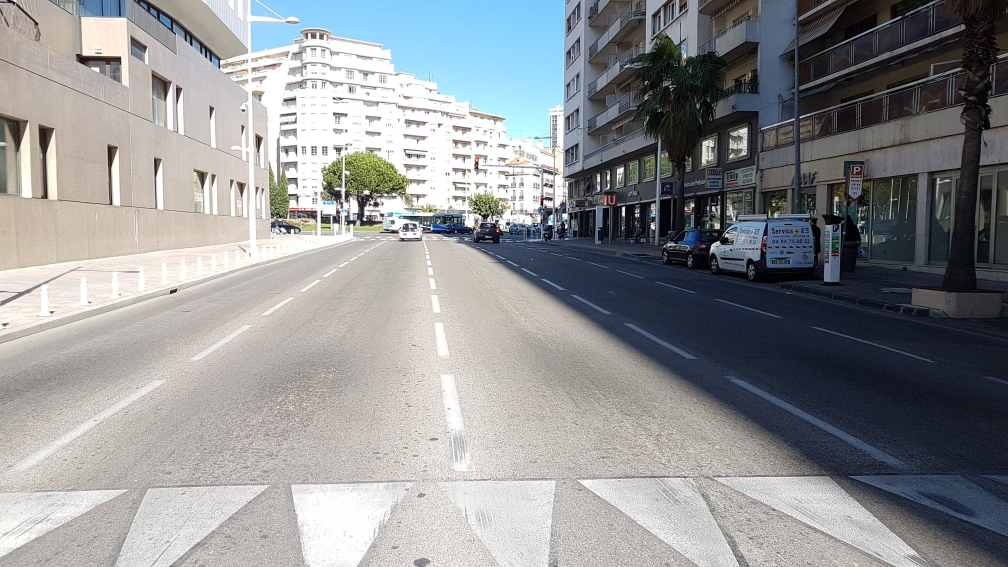
#> input picture Images_rue/Image9.jpg, 2016 x 1134 px (shown at 1/2 size)
$ python hough.py
#> lines starting #> are read from the running program, lines starting #| are printed output that depends on the picture; after the words box and inside, x2 and y2 are one past the last pixel; in counts of white or black regions, pixels touching at a corner belong together
import cv2
from matplotlib.pyplot import *
import numpy
import math

img1 = cv2.imread("../Images_rue/Image9.jpg")
#> img1 is the input picture: shape (1134, 2016, 3); mean B, G, R 147, 145.4, 143.8
blue,green,red = cv2.split(img1)
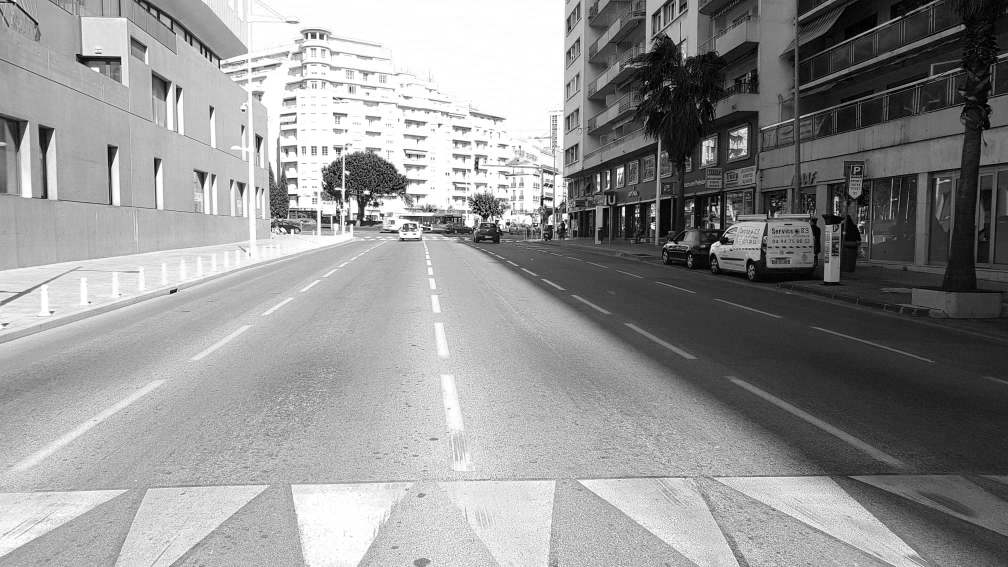
#> blue: shape (1134, 2016) (shown at 1/2 size); min 0, max 255, mean 147
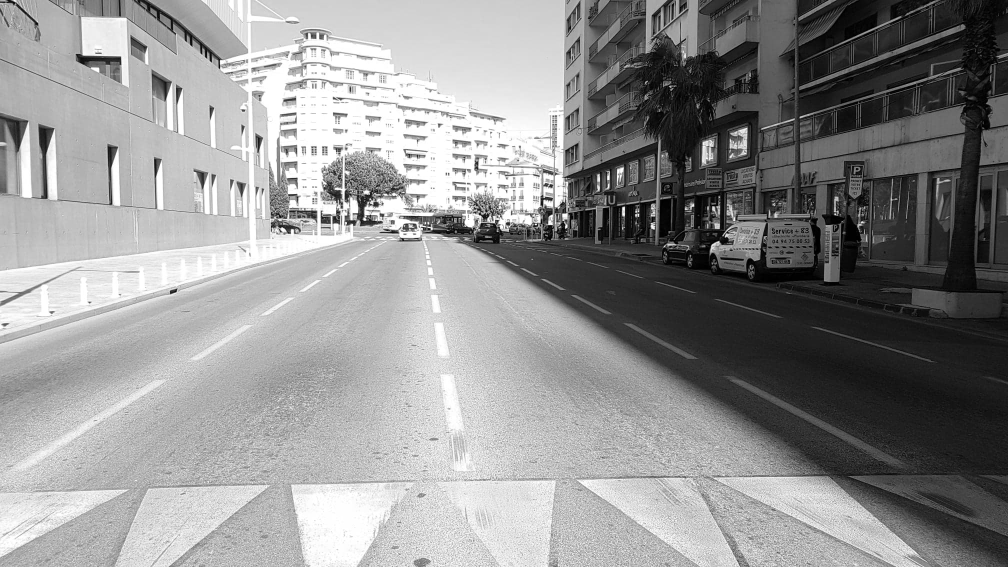
#> green: shape (1134, 2016) (shown at 1/2 size); min 0, max 255, mean 145.4
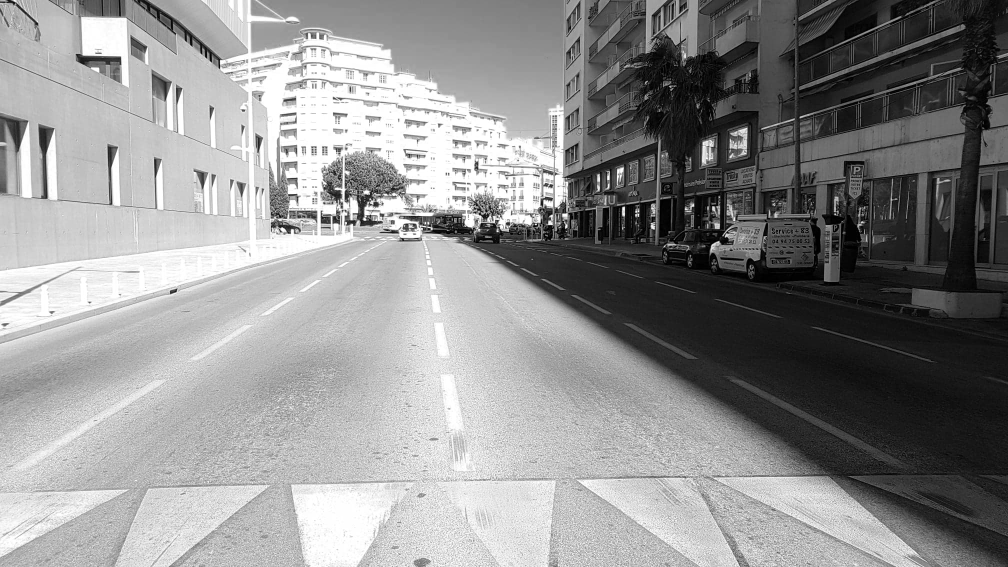
#> red: shape (1134, 2016) (shown at 1/2 size); min 0, max 255, mean 143.8

blur = cv2.GaussianBlur(img1, (5,5),0)
#hsv = cv2.cvtColor(blur, cv2.COLOR_BGR2GRAY)
low_color = np.array([245, 245, 245])
up_color = np.array([255,255,255])
mask = cv2.inRange(blur, low_color, up_color)
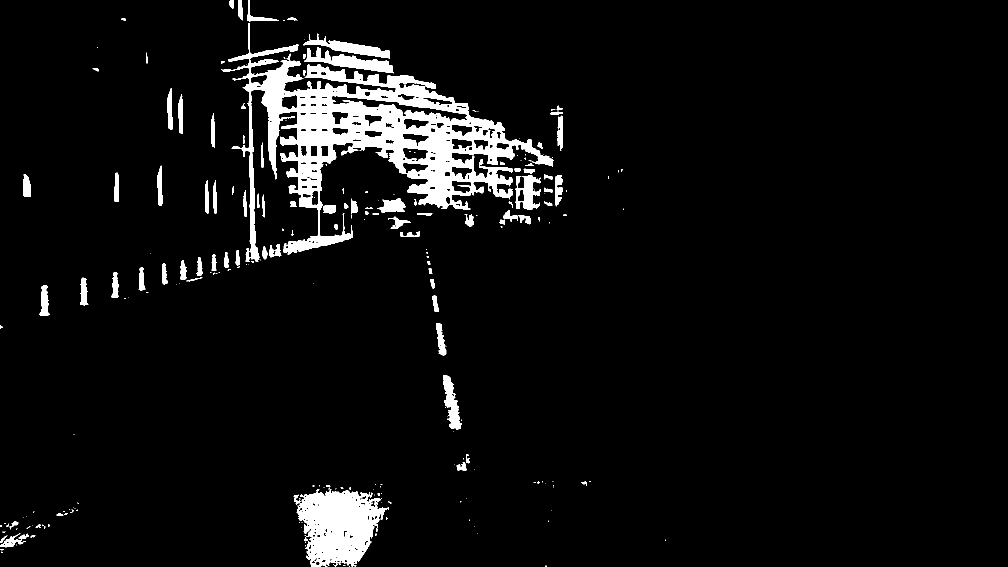
#> mask: shape (1134, 2016) (shown at 1/2 size); 5.4% white; 240 white regions (143 under 20 px), largest, box (x1, y1, x2, y2) and area: (443, 46, 1107, 524) 75296, (593, 978, 778, 1134) 18429, (608, 95, 788, 147) 3344
edges = cv2.Canny(mask, 150, 200)
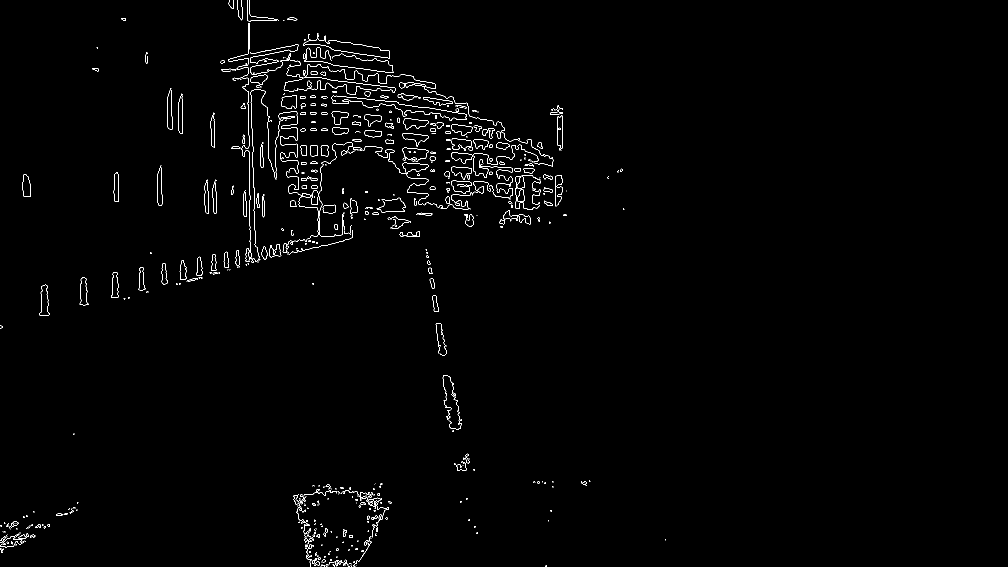
#> edges: shape (1134, 2016) (shown at 1/2 size); 1% white in thin lines or dots, all inside (x1, y1, x2, y2) = (0, 0, 1332, 1134)

cv2.imwrite("./test.jpg", mask)
# [9 lines of commented-out code are left out]

$ run again, with Images_rue/Image0.jpg copied over Images_rue/Image9.jpg
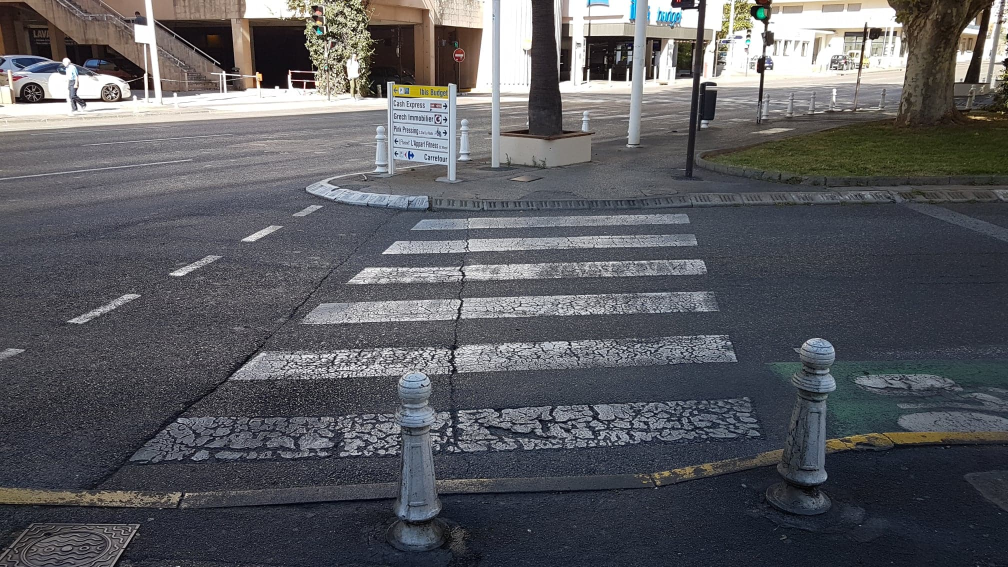
#> input picture Images_rue/Image0.jpg, 2016 x 1134 px (shown at 1/2 size)
#> img1 is the input picture: shape (1134, 2016, 3); mean B, G, R 95.4, 91, 90.4
#> `mask = cv2.inRange(blur, low_color, up_color)`:
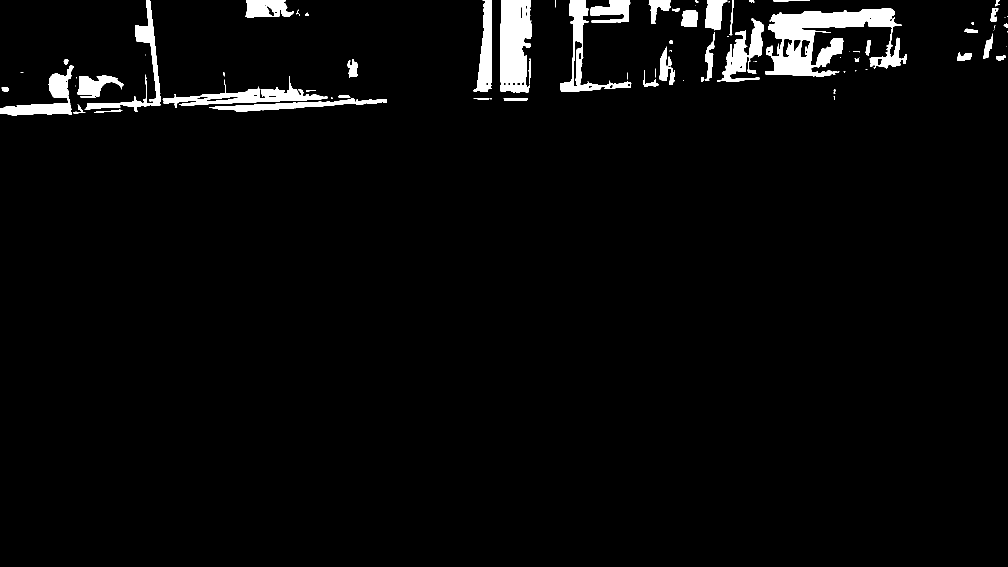
#> mask: shape (1134, 2016) (shown at 1/2 size); 3.3% white; 82 white regions (30 under 20 px), largest, box (x1, y1, x2, y2) and area: (1530, 17, 1814, 153) 17492, (1001, 0, 1063, 185) 9809, (325, 152, 655, 216) 5523
#> `edges = cv2.Canny(mask, 150, 200)`:
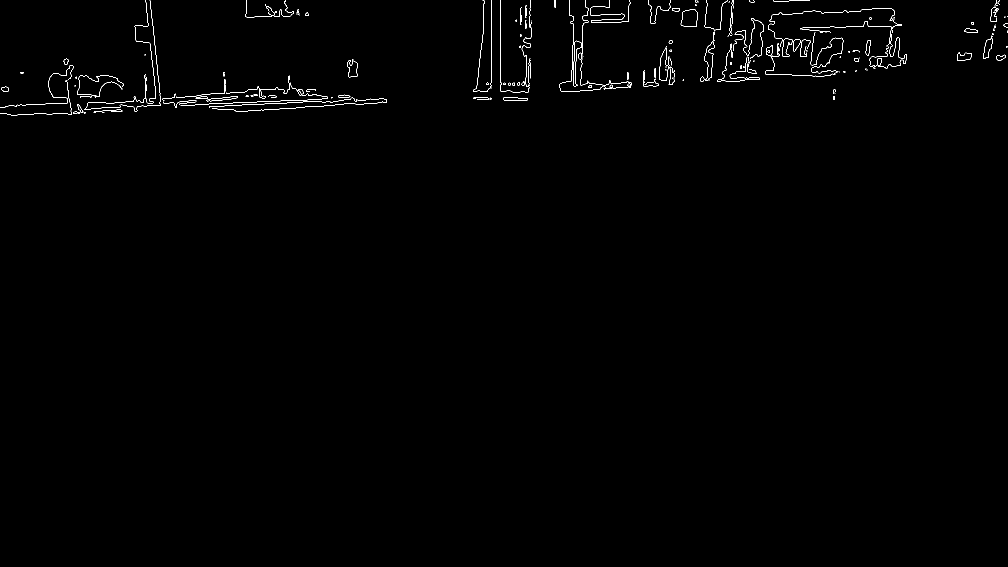
#> edges: shape (1134, 2016) (shown at 1/2 size); 0.55% white in thin lines or dots, all inside (x1, y1, x2, y2) = (0, 0, 2016, 231)

$ run again, with Images_rue/Image1.jpg copied over Images_rue/Image9.jpg
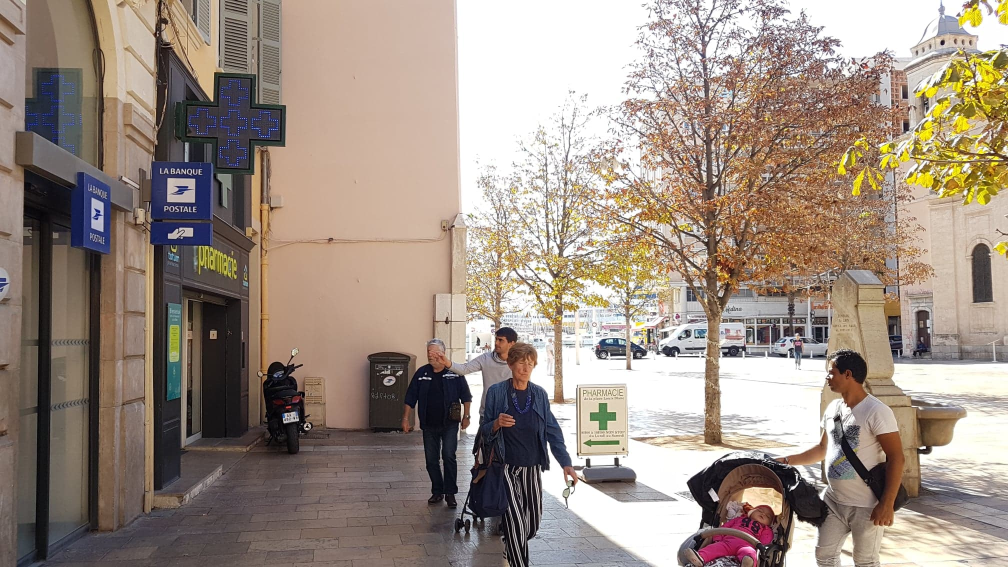
#> input picture Images_rue/Image1.jpg, 2016 x 1134 px (shown at 1/2 size)
#> img1 is the input picture: shape (1134, 2016, 3); mean B, G, R 131.3, 142.3, 156.6
#> `mask = cv2.inRange(blur, low_color, up_color)`:
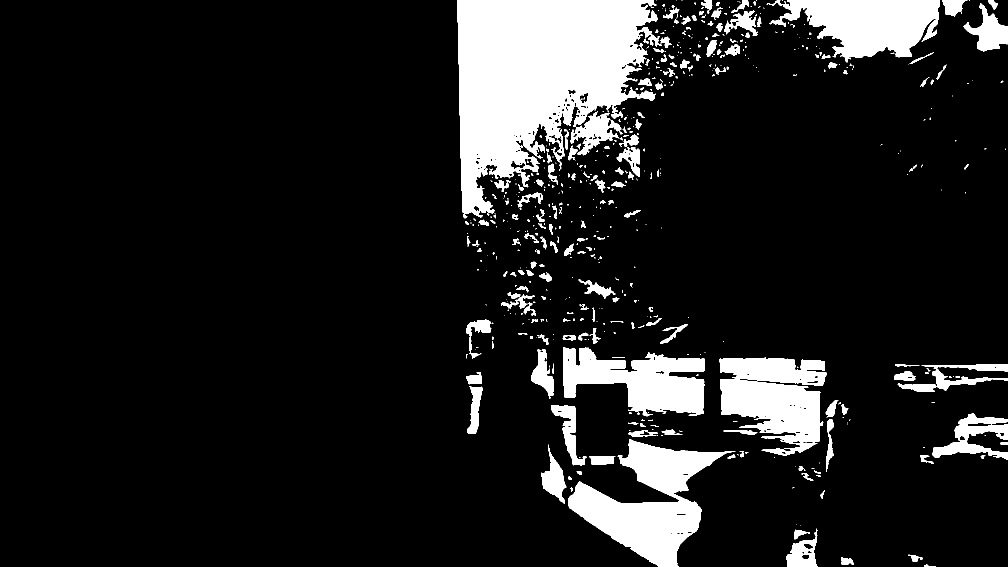
#> mask: shape (1134, 2016) (shown at 1/2 size); 12% white; 581 white regions (373 under 20 px), largest, box (x1, y1, x2, y2) and area: (914, 0, 1324, 435) 104411, (1136, 878, 1471, 1134) 34957, (1533, 0, 1880, 125) 25557
#> `edges = cv2.Canny(mask, 150, 200)`:
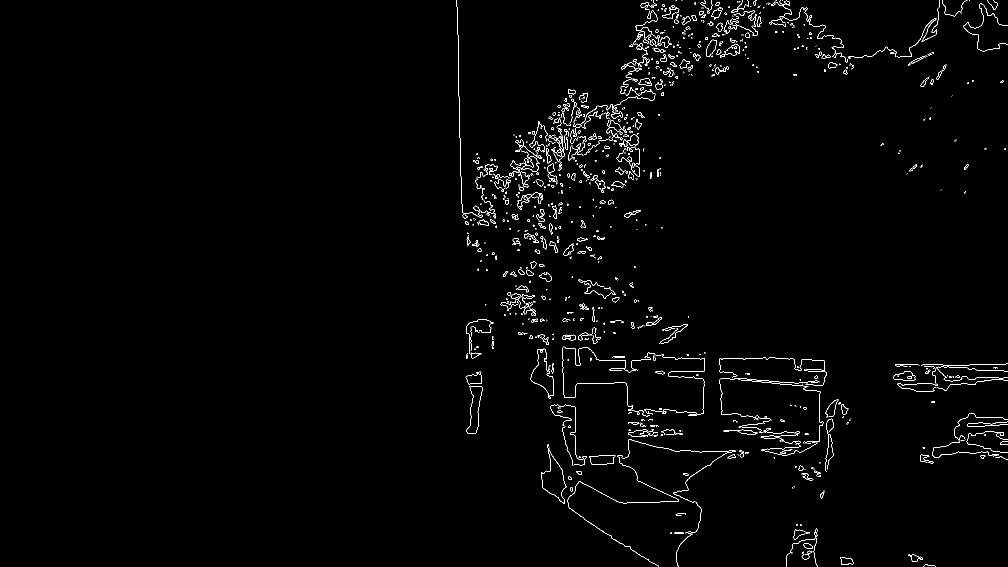
#> edges: shape (1134, 2016) (shown at 1/2 size); 1.2% white in thin lines or dots, all inside (x1, y1, x2, y2) = (913, 0, 2016, 1134)

$ run again, with Images_rue/Image10.jpg copied over Images_rue/Image9.jpg
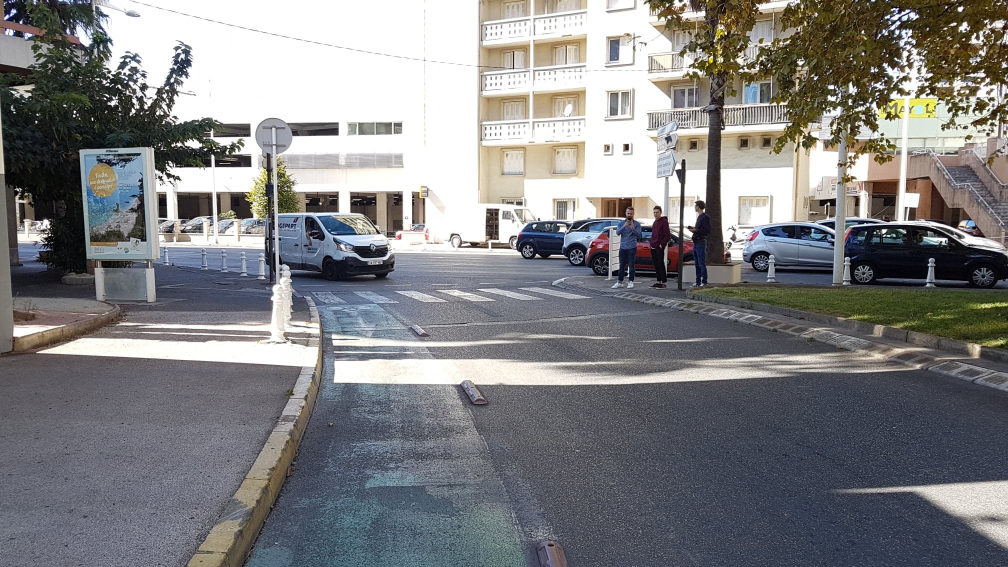
#> input picture Images_rue/Image10.jpg, 2016 x 1134 px (shown at 1/2 size)
#> img1 is the input picture: shape (1134, 2016, 3); mean B, G, R 130.2, 128.9, 128.8
#> `mask = cv2.inRange(blur, low_color, up_color)`:
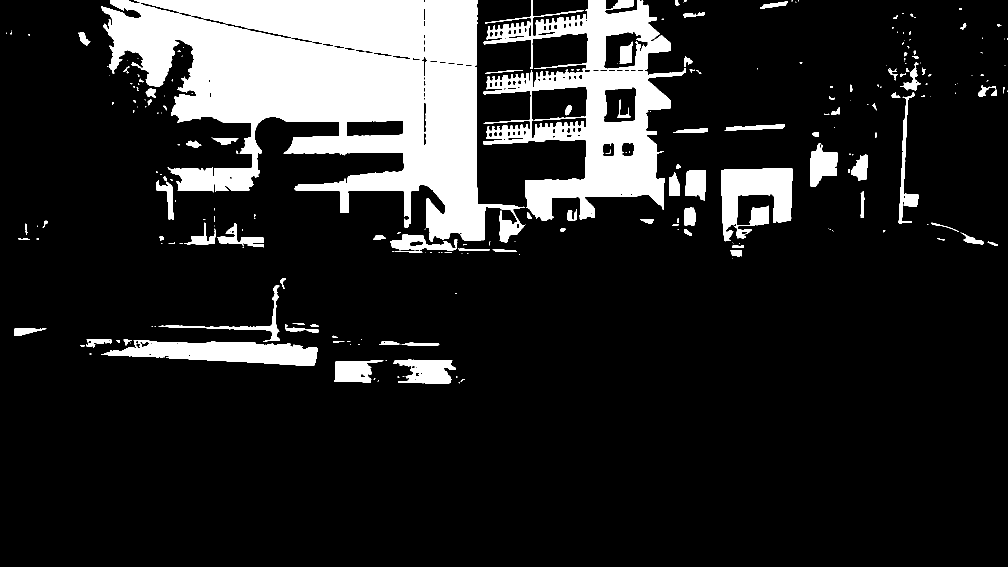
#> mask: shape (1134, 2016) (shown at 1/2 size); 15.2% white; 244 white regions (144 under 20 px), largest, box (x1, y1, x2, y2) and area: (202, 0, 1051, 485) 209366, (966, 0, 1372, 441) 69388, (202, 681, 635, 732) 13532
#> `edges = cv2.Canny(mask, 150, 200)`:
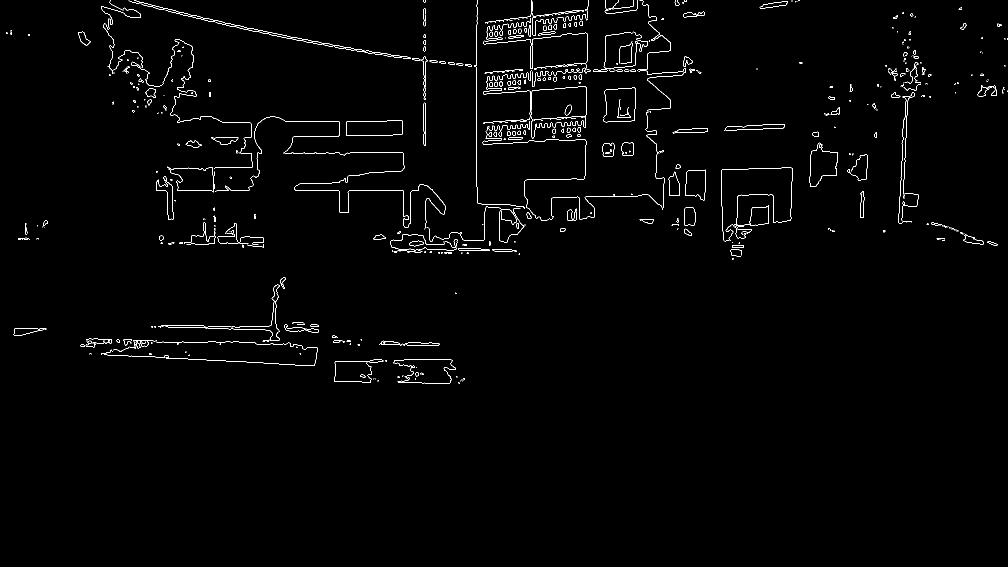
#> edges: shape (1134, 2016) (shown at 1/2 size); 1.2% white in thin lines or dots, all inside (x1, y1, x2, y2) = (12, 0, 2016, 767)
